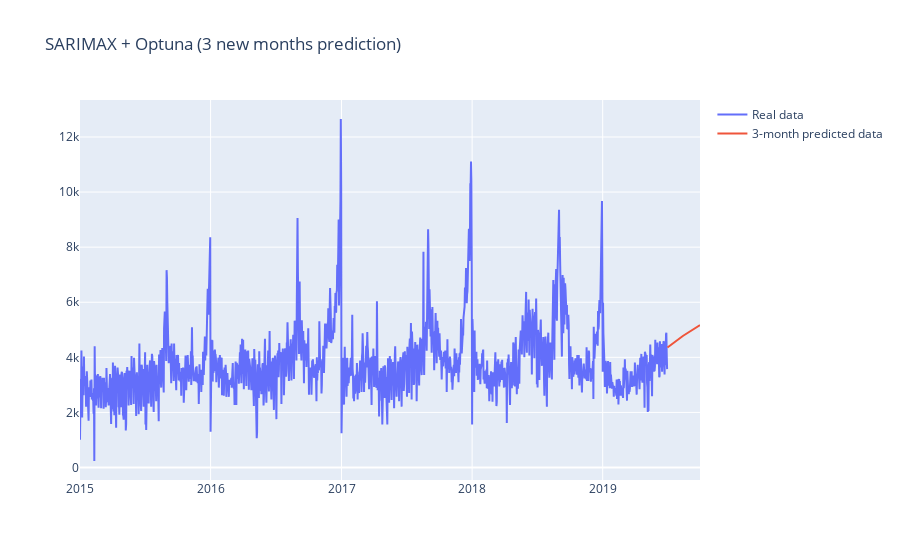

The notebook cell saved with this chart:
### Code cell
# Prediction for three more new months
three_more_months_predictions = results.predict(start=df['Date'].iloc[-1] + pd.DateOffset(days=1),
                                                end=df['Date'].iloc[-1] + pd.DateOffset(months=3),
                                                dynamic=False)
fig = go.Figure()
fig.add_trace(
    go.Scatter(x=df['Date'], y=df['series1'], mode='lines', name='Real data')    
)
fig.add_trace(
    go.Scatter(x=pd.date_range(df['Date'].iloc[-1],
                               df['Date'].iloc[-1] + pd.DateOffset(months=3),
                               freq='D', inclusive='right'),
               y=three_more_months_predictions.values,
               mode='lines', name='3-month predicted data')
)
fig.update_layout(title='SARIMAX + Optuna (3 new months prediction)')
fig.show()
